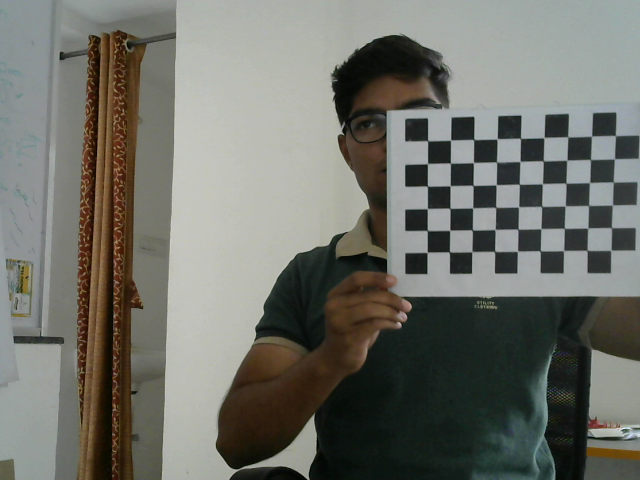
#> input picture 2.Distance Measurement/calibration_images/left_20.ppm, 640 x 480 px, given in place of left_1.ppm, which was not available
$ python Main_Stereo_Vision_Prog.py   (Python 2 division)   (older library calls are emulated)
#> lines starting #> are read from the running program, lines starting #| are printed output that depends on the picture; pictures that were not available may be replaced by others from this repository, and a replacement may not be noted
"""
This program generates Depth Map of an Image using Stereovision
Authors: Frederic Uhrweiller & Stephane Vujasinovic
"""

import numpy as np
import cv2
# from openpyxl import Workbook  # Used for writing data into an Excel file
from sklearn.preprocessing import normalize
# I don't know why this has been used but let it be as per the source code

kernel = np.ones((3, 3), np.uint8)  # Filtering

white_pixel_count = 0  # Variable to store the total strength of all pixels
white_pixels = 0.0
offset = 21951047  # Summation of pixel strength for empty box


# The following function is written for getting the distance of clicked object
def coords_mouse_disp(event, x, y, flags, param):
    if event == cv2.EVENT_LBUTTONDBLCLK:
        print(x, y, disp[y, x], filteredImg[y, x])
        average = 0
        for u in range(-1, 2):
            for v in range(-1, 2):
                average += disp[y + u, x + v]
        average = average / 9
        distance = -593.97 * average ** 3 + 1506.8 * average ** 2 - 1373.1 * average + 522.06
        distance = np.around(distance * 0.01, decimals=2)
        print('Distance: ' + str(distance) + ' m')
        # ws.append([distance, average])  # Write the data in excel file
        print('Measure at ' + str(distance) + ' cm, the disparity is ' + str(average))
        if distance <= 85:
            distance += 3
        elif distance <= 120:
            distance += 5
        else:
            distance += 10
        print('Next distance to measure: ' + str(distance) + 'cm')
# I have not worked on the above logic because I do not feel like it is giving
# me satisfactory results

# Create instances to store the values in excel file
# wb = Workbook()
# ws = wb.active


# Parameters for Distortion calibration
# Termination criteria
criteria = (cv2.TERM_CRITERIA_EPS + cv2.TERM_CRITERIA_MAX_ITER, 30, 0.001)
criteria_stereo = (cv2.TERM_CRITERIA_EPS + cv2.TERM_CRITERIA_MAX_ITER,
                   30, 0.001)

# Prepare object points
objp = np.zeros((9 * 6, 3), np.float32)
objp[:, :2] = np.mgrid[0:9, 0:6].T.reshape(-1, 2)

# Arrays to store object points and image points from all images
objpoints = []    # 3d points in real world space
imgpointsR = []   # 2d points in image plane
imgpointsL = []

# Start calibration from the camera
print('Starting Calibration Process...')
for i in range(1, 50):
    t = str(i)
    ChessImaR = cv2.imread('calibration_images/left_' + t + '.ppm', 0)
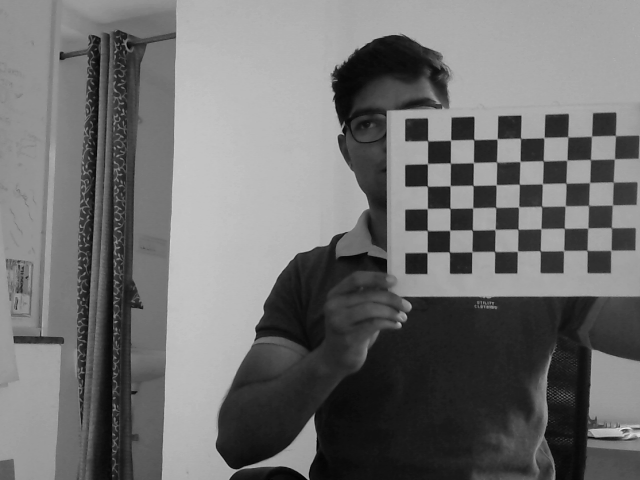
#> ChessImaR: shape (480, 640); min 1, max 239, mean 111.7
    ChessImaL = cv2.imread('calibration_images/right_' + t + '.ppm', 0)
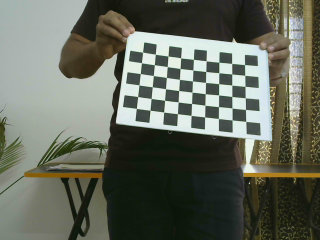
#> input picture 2.Distance Measurement/calibration_images/left_21.ppm, 320 x 240 px, given in place of right_1.ppm, which was not available
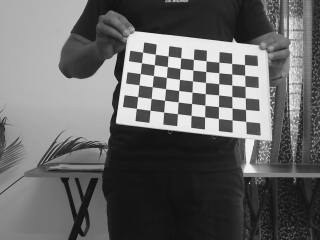
#> ChessImaL: shape (240, 320); min 16, max 238, mean 102.7
    retR, cornersR = cv2.findChessboardCorners(ChessImaR, (9, 6), None)
#> retR = True; cornersR = 54 rows, first 8: [427.6, 140.8], [450.5, 140], [474, 139.5], [496.8, 138.9], [520.4, 138.4], [543.9, 137.7], [567.7, 136.7], [591.5, 136]
    retL, cornersL = cv2.findChessboardCorners(ChessImaL, (9, 6), None)
#> retL = True; cornersL = 54 rows, first 8: [245.7, 121.4], [232.1, 119.9], [218.4, 118.5], [204.6, 116.8], [191.1, 115.4], [177.4, 113.6], [163.6, 112], [150.1, 110.3]
#> (the run stopped early here; a loop or call above may not have finished)
